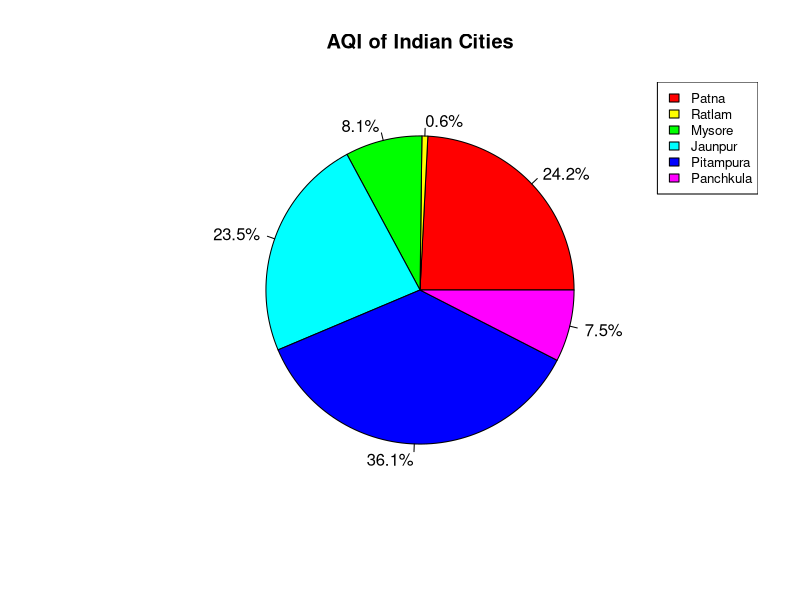
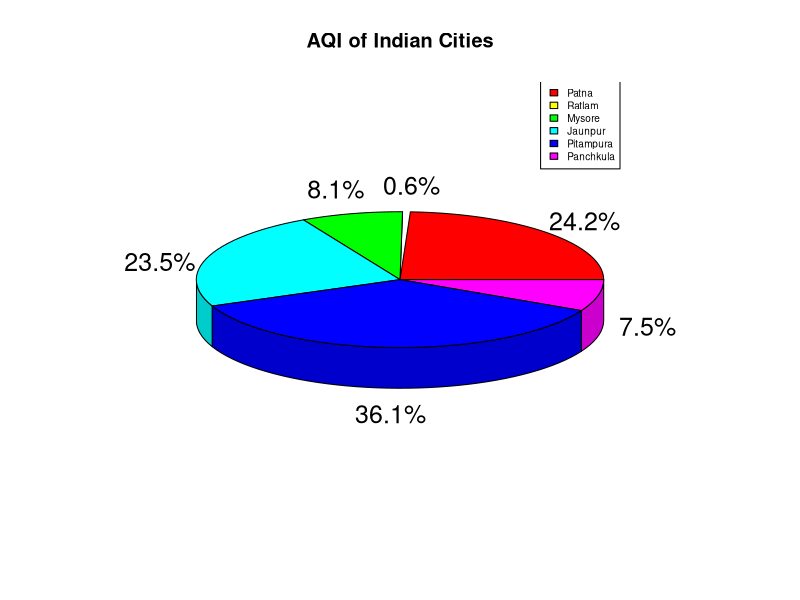
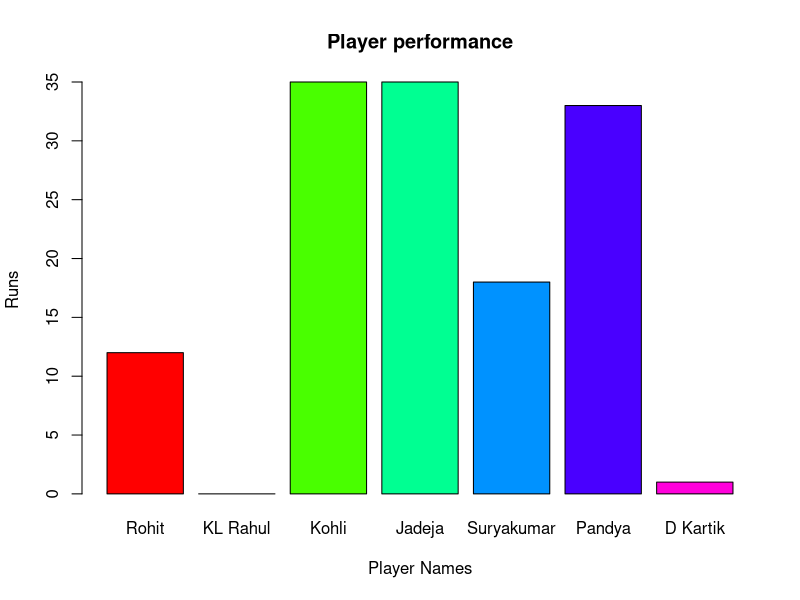
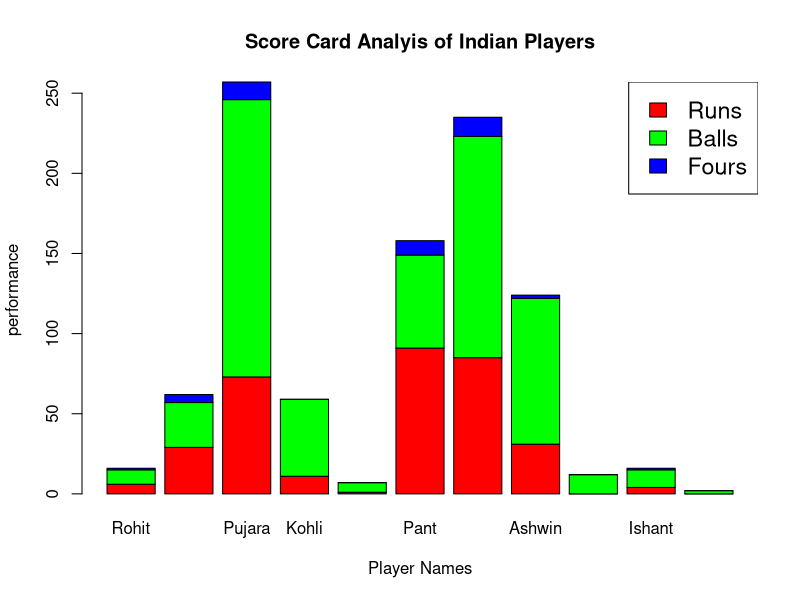
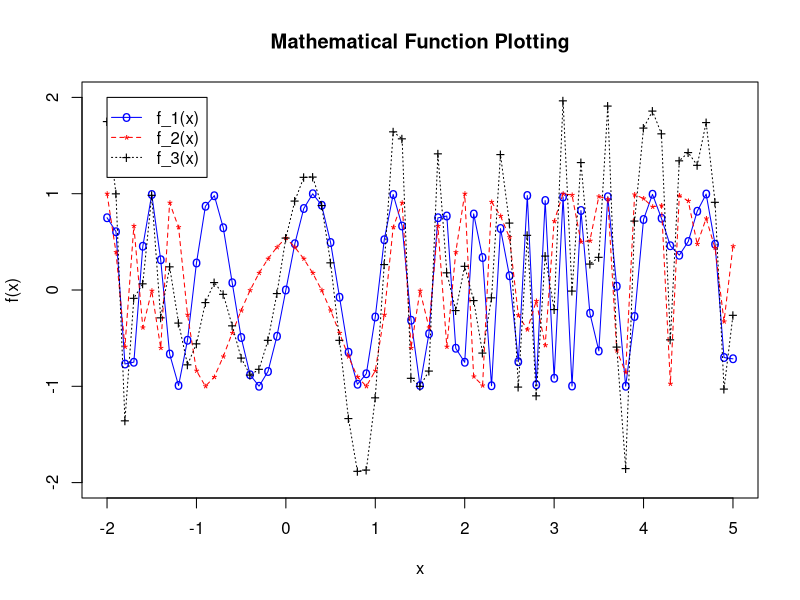
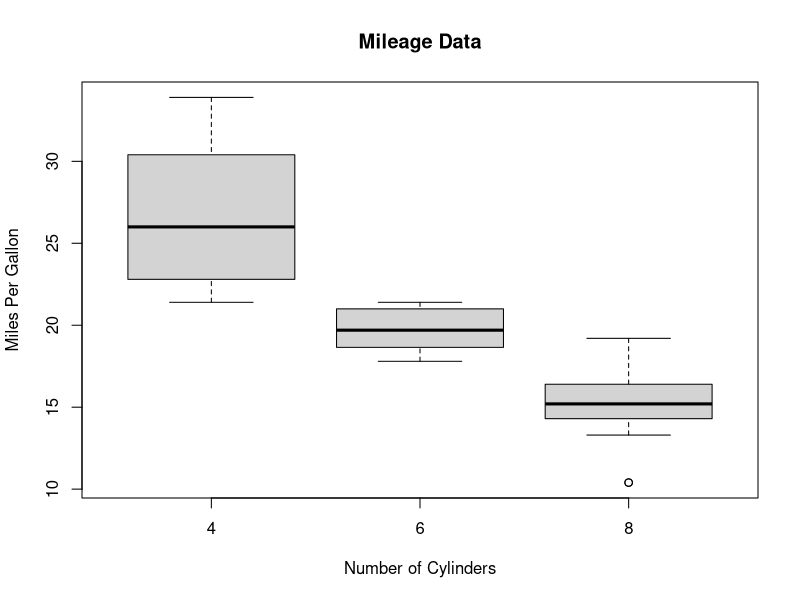
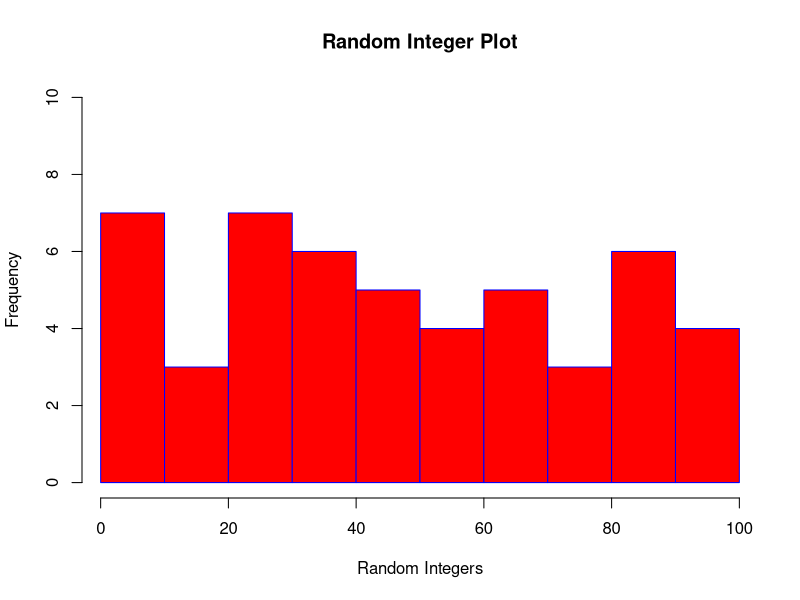

The R script that drew these images, in order:
## Pie Chart for the AQI of Indian Cities

##install.packages("plotrix")
library(plotrix)

## Simple Pie-Chart

AQI=c(276,7,92,268,412,86)
City=c('Patna','Ratlam','Mysore','Jaunpur','Pitampura','Panchkula')
percent=round(100*AQI/sum(AQI), 1)

value=paste(percent)
value=paste(value,"%",sep="")

pie(AQI,labels=value,col=rainbow(length(AQI)),main="AQI of Indian Cities")
legend("topright",c('Patna','Ratlam','Mysore','Jaunpur','Pitampura','Panchkula'),cex=0.8,fill=rainbow(length(AQI)))

##3D Pie Chart for the AQI of Indian Cities

pie3D(AQI,labels=value,col=rainbow(length(AQI)),main="AQI of Indian Cities")
legend("topright",c('Patna','Ratlam','Mysore','Jaunpur','Pitampura','Panchkula'),cex=0.6,fill=rainbow(length(AQI)))

## Performance of Indian Players in T-20 Cricket Match

runs=c(12,0,35,35,18,33,1)
balls=c(18,1,34,29,18,17,1)
player_name=c("Rohit","KL Rahul","Kohli","Jadeja","Suryakumar","Pandya","D Kartik")

barplot(runs,width=0.20,xlab="Player Names",ylab ="Runs", main="Player performance",names.arg=player_name,col=rainbow(length(runs)))

cor(runs,balls)
cov(runs,balls)

## Score Table of Ind VS Eng Test match (2021)

reg=c("Runs","Balls","Fours")
color=c("Red","Green","Blue")
mn=matrix(c(6,9,1,29,28,5,73,173,11,11,48,0,1,6,0,91,58,9,85,138,12,31,91,2,0,12,0,4,11,1,0,2,0),nrow=3,byrow =F,ncol =11 )
player_name=c("Rohit","Shubhman","Pujara","Kohli","Rahane","Pant","Washington","Ashwin","Nadeem","Ishant","Bumrah")
barplot(mn,xlab="Player Names",ylab ="performance", main="Score Card Analyis of Indian Players",names.arg=player_name,col=color)
legend("topright",reg,cex=1.4,fill=color)

## Mathematical Function Plotting

## function 1
f_1=function(x)
  
{
  sin(x^3+5*x)
}
x=seq(-2,5,0.10)
plot(x, f_1(x), type="o",main='Mathematical Function Plotting', col="blue", pch="o", lty=1, ylim=c(-2,2),ylab="f(x)")

## function 2
f_2=function(x)
{
  cos(abs(x)+exp(x^2))
}

points(x, f_2(x), col="red", pch="*")
lines(x, f_2(x), col="red",lty=2)

## function 3
f_3=function(x){
  f_1(x)+f_2(x)
}

points(x, f_3(x), col="black",pch="+")
lines(x, f_3(x), col="black", lty=3)

legend(-2,2,legend=c("f_1(x)","f_2(x)","f_3(x)"), col=c("blue","red","black"),
       pch=c("o","*","+"),lty=c(1,2,3), ncol=1)

## Box Plot graphs

## mt cars dataset consisting of 32 different cars and 11 different attributes
data(mtcars)
## Define the information of first 6 rows of the dataset
head(mtcars) 

mpgl = mtcars[,1]
cyl= mtcars[,2]

boxplot(mpgl ~ cyl, data = mtcars,main = "Mileage Data", xlab = "Number of Cylinders",
        ylab = "Miles Per Gallon")

## Histogram of 50 random numbers

value=sample(1:99, 50);value
hist( value,xlim = c(1,99), ylim = c(0,10),main="Random Integer Plot", xlab = "Random Integers", col = "red", border = "blue",breaks = 10)

